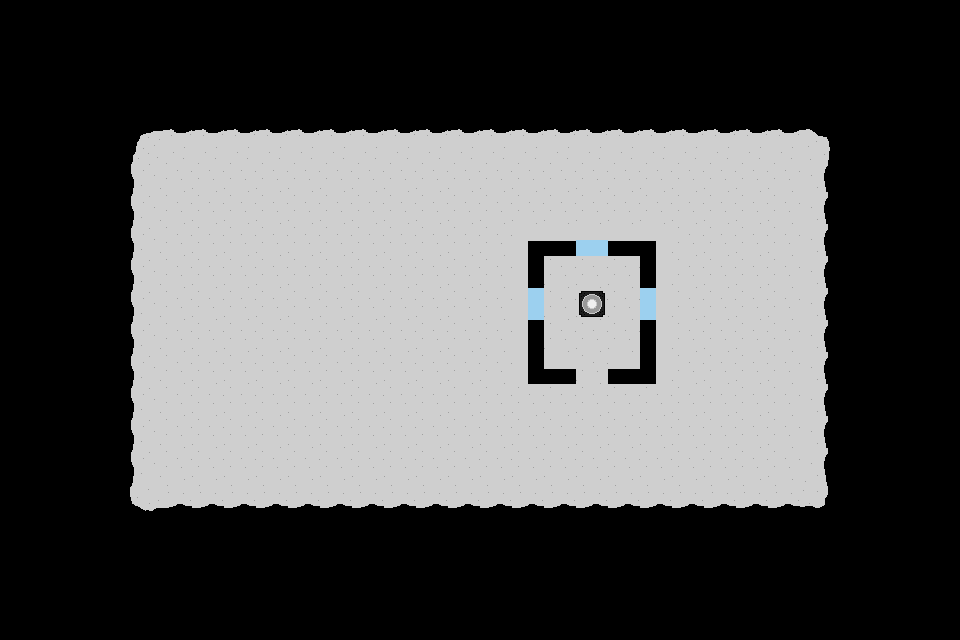

A 2D game scene composited from a Tiled map and its tileset images. What follows is a short description and the map's XML, with every tile layer's data as written:
An orthogonal 30x20 tile map with 32x32 px tiles, 2 tile layers (Floor, Buildings) and 10 objects.

<map version="1.10" tiledversion="1.11.2" orientation="orthogonal" renderorder="right-down" width="30" height="20" tilewidth="32" tileheight="32" infinite="0" nextlayerid="5" nextobjectid="14">
 <editorsettings>
  <export target="map1.json" format="json" />
 </editorsettings>
 <tileset firstgid="1" name="iceberg_tileset" tilewidth="32" tileheight="32" tilecount="42" columns="7">
  <image source="map1_tileset.png" width="224" height="192" />
 </tileset>
 <layer id="1" name="Floor" width="30" height="20">
  <data encoding="csv">
0,0,0,0,0,0,0,0,0,0,0,0,0,0,0,0,0,0,0,0,0,0,0,0,0,0,0,0,0,0,
0,0,0,0,0,0,0,0,0,0,0,0,0,0,0,0,0,0,0,0,0,0,0,0,0,0,0,0,0,0,
0,0,0,0,0,0,0,0,0,0,0,0,0,0,0,0,0,0,0,0,0,0,0,0,0,0,0,0,0,0,
0,0,0,0,0,0,0,0,0,0,0,0,0,0,0,0,0,0,0,0,0,0,0,0,0,0,0,0,0,0,
0,0,0,0,1,2,2,2,2,2,2,2,2,2,2,2,2,2,2,2,2,2,2,2,2,3,0,0,0,0,
0,0,0,0,8,9,9,9,9,9,9,9,9,9,9,9,9,9,9,9,9,9,9,9,9,10,0,0,0,0,
0,0,0,0,8,9,9,9,9,9,9,9,9,9,9,9,9,9,9,9,9,9,9,9,9,10,0,0,0,0,
0,0,0,0,8,9,9,9,9,9,9,9,9,9,9,9,9,9,9,9,9,9,9,9,9,10,0,0,0,0,
0,0,0,0,8,9,9,9,9,9,9,9,9,9,9,9,9,9,9,9,9,9,9,9,9,10,0,0,0,0,
0,0,0,0,8,9,9,9,9,9,9,9,9,9,9,9,9,9,9,9,9,9,9,9,9,10,0,0,0,0,
0,0,0,0,8,9,9,9,9,9,9,9,9,9,9,9,9,9,9,9,9,9,9,9,9,10,0,0,0,0,
0,0,0,0,8,9,9,9,9,9,9,9,9,9,9,9,9,9,9,9,9,9,9,9,9,10,0,0,0,0,
0,0,0,0,8,9,9,9,9,9,9,9,9,9,9,9,9,9,9,9,9,9,9,9,9,10,0,0,0,0,
0,0,0,0,8,9,9,9,9,9,9,9,9,9,9,9,9,9,9,9,9,9,9,9,9,10,0,0,0,0,
0,0,0,0,8,9,9,9,9,9,9,9,9,9,9,9,9,9,9,9,9,9,9,9,9,10,0,0,0,0,
0,0,0,0,15,16,16,16,16,16,16,16,16,16,16,16,16,16,16,16,16,16,16,16,16,17,0,0,0,0,
0,0,0,0,0,0,0,0,0,0,0,0,0,0,0,0,0,0,0,0,0,0,0,0,0,0,0,0,0,0,
0,0,0,0,0,0,0,0,0,0,0,0,0,0,0,0,0,0,0,0,0,0,0,0,0,0,0,0,0,0,
0,0,0,0,0,0,0,0,0,0,0,0,0,0,0,0,0,0,0,0,0,0,0,0,0,0,0,0,0,0,
0,0,0,0,0,0,0,0,0,0,0,0,0,0,0,0,0,0,0,0,0,0,0,0,0,0,0,0,0,0
</data>
 </layer>
 <layer id="2" name="Buildings" width="30" height="20">
  <data encoding="csv">
0,0,0,0,0,0,0,0,0,0,0,0,0,0,0,0,0,0,0,0,0,0,0,0,0,0,0,0,0,0,
0,0,0,0,0,0,0,0,0,0,0,0,0,0,0,0,0,0,0,0,0,0,0,0,0,0,0,0,0,0,
0,0,0,0,0,0,0,0,0,0,0,0,0,0,0,0,0,0,0,0,0,0,0,0,0,0,0,0,0,0,
0,0,0,0,0,0,0,0,0,0,0,0,0,0,0,0,0,0,0,0,0,0,0,0,0,0,0,0,0,0,
0,0,0,0,0,0,0,0,0,0,0,0,0,0,0,0,0,0,0,0,0,0,0,0,0,0,0,0,0,0,
0,0,0,0,0,0,0,0,0,0,0,0,0,0,0,0,0,0,0,0,0,0,0,0,0,0,0,0,0,0,
0,0,0,0,0,0,0,0,0,0,0,0,0,0,0,0,0,0,0,0,0,0,0,0,0,0,0,0,0,0,
0,0,0,0,0,0,0,0,0,0,0,0,0,0,0,0,4,5,14,5,6,0,0,0,0,0,0,0,0,0,
0,0,0,0,0,0,0,0,0,0,0,0,0,0,0,0,11,0,0,0,13,0,0,0,0,0,0,0,0,0,
0,0,0,0,0,0,0,0,0,0,0,0,0,0,0,0,7,0,23,0,21,0,0,0,0,0,0,0,0,0,
0,0,0,0,0,0,0,0,0,0,0,0,0,0,0,0,11,0,0,0,13,0,0,0,0,0,0,0,0,0,
0,0,0,0,0,0,0,0,0,0,0,0,0,0,0,0,11,5,0,5,20,0,0,0,0,0,0,0,0,0,
0,0,0,0,0,0,0,0,0,0,0,0,0,0,0,0,0,0,0,0,0,0,0,0,0,0,0,0,0,0,
0,0,0,0,0,0,0,0,0,0,0,0,0,0,0,0,0,0,0,0,0,0,0,0,0,0,0,0,0,0,
0,0,0,0,0,0,0,0,0,0,0,0,0,0,0,0,0,0,0,0,0,0,0,0,0,0,0,0,0,0,
0,0,0,0,0,0,0,0,0,0,0,0,0,0,0,0,0,0,0,0,0,0,0,0,0,0,0,0,0,0,
0,0,0,0,0,0,0,0,0,0,0,0,0,0,0,0,0,0,0,0,0,0,0,0,0,0,0,0,0,0,
0,0,0,0,0,0,0,0,0,0,0,0,0,0,0,0,0,0,0,0,0,0,0,0,0,0,0,0,0,0,
0,0,0,0,0,0,0,0,0,0,0,0,0,0,0,0,0,0,0,0,0,0,0,0,0,0,0,0,0,0,
0,0,0,0,0,0,0,0,0,0,0,0,0,0,0,0,0,0,0,0,0,0,0,0,0,0,0,0,0,0
</data>
 </layer>
 <objectgroup id="3" name="EnemySpawnPoints">
  <object id="1" x="210.089" y="193.282">
   <ellipse />
  </object>
  <object id="2" x="209.038" y="281.519">
   <ellipse />
  </object>
  <object id="3" x="206.937" y="439.085">
   <ellipse />
  </object>
  <object id="4" x="767.874" y="183.828">
   <ellipse />
  </object>
  <object id="5" x="774.177" y="313.032">
   <ellipse />
  </object>
  <object id="6" x="773.126" y="465.346">
   <ellipse />
  </object>
 </objectgroup>
 <objectgroup id="4" name="BarrelSpawnPoints">
  <object id="7" x="384.462" y="248.955">
   <ellipse />
  </object>
  <object id="8" x="383.412" y="383.412">
   <ellipse />
  </object>
  <object id="9" x="324.587" y="318.284">
   <ellipse />
  </object>
  <object id="10" x="438.035" y="317.234">
   <ellipse />
  </object>
 </objectgroup>
</map>
